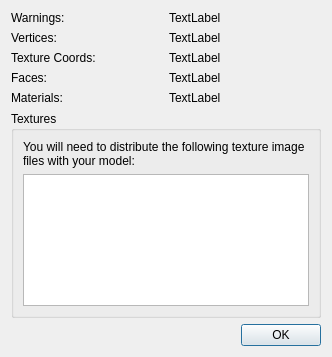
<?xml version="1.0" encoding="UTF-8"?>
<ui version="4.0">
 <class>ResultDialog</class>
 <widget class="QDialog" name="ResultDialog">
  <property name="geometry">
   <rect>
    <x>0</x>
    <y>0</y>
    <width>332</width>
    <height>357</height>
   </rect>
  </property>
  <property name="windowTitle">
   <string>Results</string>
  </property>
  <layout class="QVBoxLayout" name="verticalLayout_3">
   <item>
    <layout class="QGridLayout" name="gridLayout">
     <item row="0" column="0">
      <widget class="QLabel" name="label">
       <property name="text">
        <string>Warnings:</string>
       </property>
      </widget>
     </item>
     <item row="0" column="1">
      <widget class="QLabel" name="warnLabel">
       <property name="text">
        <string>TextLabel</string>
       </property>
      </widget>
     </item>
     <item row="1" column="0">
      <widget class="QLabel" name="label_2">
       <property name="text">
        <string>Vertices:</string>
       </property>
      </widget>
     </item>
     <item row="1" column="1">
      <widget class="QLabel" name="vertexLabel">
       <property name="text">
        <string>TextLabel</string>
       </property>
      </widget>
     </item>
     <item row="2" column="0">
      <widget class="QLabel" name="label_3">
       <property name="text">
        <string>Texture Coords:</string>
       </property>
      </widget>
     </item>
     <item row="2" column="1">
      <widget class="QLabel" name="tcLabel">
       <property name="text">
        <string>TextLabel</string>
       </property>
      </widget>
     </item>
     <item row="3" column="0">
      <widget class="QLabel" name="label_4">
       <property name="text">
        <string>Faces:</string>
       </property>
      </widget>
     </item>
     <item row="3" column="1">
      <widget class="QLabel" name="faceLabel">
       <property name="text">
        <string>TextLabel</string>
       </property>
      </widget>
     </item>
     <item row="4" column="0">
      <widget class="QLabel" name="label_5">
       <property name="text">
        <string>Materials:</string>
       </property>
      </widget>
     </item>
     <item row="4" column="1">
      <widget class="QLabel" name="materialsLabel">
       <property name="text">
        <string>TextLabel</string>
       </property>
      </widget>
     </item>
    </layout>
   </item>
   <item>
    <widget class="QGroupBox" name="groupBox">
     <property name="title">
      <string>Textures</string>
     </property>
     <layout class="QVBoxLayout" name="verticalLayout_2">
      <item>
       <layout class="QVBoxLayout" name="verticalLayout">
        <item>
         <widget class="QLabel" name="label_6">
          <property name="text">
           <string>You will need to distribute the following texture image files with your model:</string>
          </property>
          <property name="wordWrap">
           <bool>true</bool>
          </property>
         </widget>
        </item>
        <item>
         <widget class="QListWidget" name="materialList"/>
        </item>
       </layout>
      </item>
     </layout>
    </widget>
   </item>
   <item>
    <widget class="QDialogButtonBox" name="buttonBox">
     <property name="orientation">
      <enum>Qt::Horizontal</enum>
     </property>
     <property name="standardButtons">
      <set>QDialogButtonBox::Ok</set>
     </property>
    </widget>
   </item>
  </layout>
 </widget>
 <resources/>
 <connections>
  <connection>
   <sender>buttonBox</sender>
   <signal>accepted()</signal>
   <receiver>ResultDialog</receiver>
   <slot>accept()</slot>
   <hints>
    <hint type="sourcelabel">
     <x>248</x>
     <y>254</y>
    </hint>
    <hint type="destinationlabel">
     <x>157</x>
     <y>274</y>
    </hint>
   </hints>
  </connection>
  <connection>
   <sender>buttonBox</sender>
   <signal>rejected()</signal>
   <receiver>ResultDialog</receiver>
   <slot>reject()</slot>
   <hints>
    <hint type="sourcelabel">
     <x>316</x>
     <y>260</y>
    </hint>
    <hint type="destinationlabel">
     <x>286</x>
     <y>274</y>
    </hint>
   </hints>
  </connection>
 </connections>
</ui>
